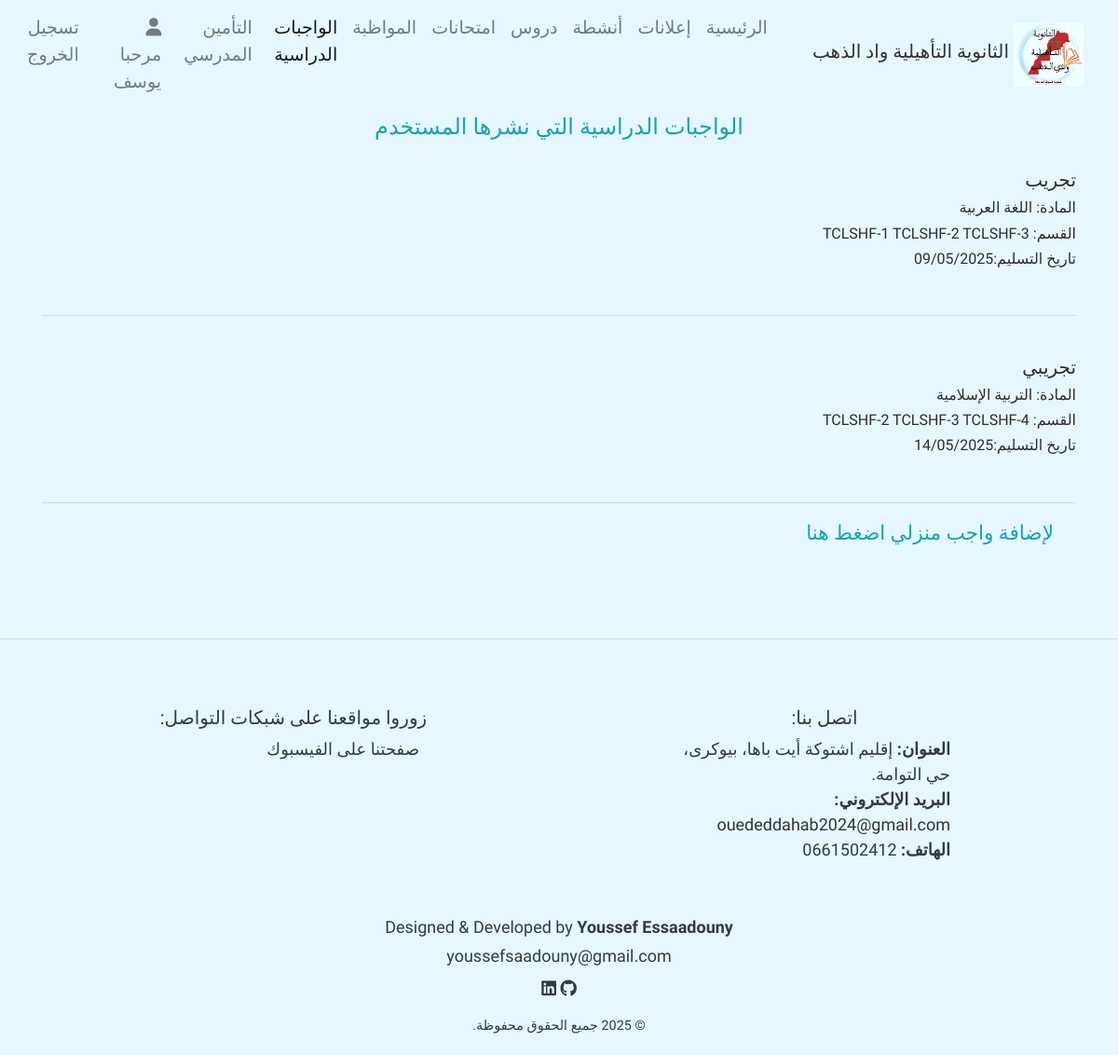
Page /UserHomeWorkList/ (signed in) on the committed database.
### home/models.py (models this page shows, shortened)
class UserProfile(models.Model):
    user = models.ForeignKey(User, on_delete = models.CASCADE)
    firstname = models.CharField(max_length = 100)
    lastname = models.CharField(max_length = 100)
    User_Type = models.CharField(max_length = 100, null = True, blank = True)
    email = models.EmailField(null = True, blank=  True)

class HomeWork(models.Model):
    user = models.ForeignKey(UserProfile, on_delete = models.CASCADE, null = True, blank = True)
    title = models.CharField(max_length = 100, null = True)
    material =  models.ForeignKey(Subject, on_delete = models.CASCADE, null = True)
    content = models.TextField()
    section =  models.ManyToManyField(Section)
    lastDate = models.DateField(null = True)

class Subject(models.Model):
    name = models.CharField(max_length = 100)

class Section(models.Model):
    name = models.CharField(max_length = 50)
    subjects = models.ManyToManyField(Subject, related_name= 'sections' )

### home/decorator.py (the view)
        def wrapper_funct(request, *args, **kwargs):
            group = None
            if request.user.groups.exists():
                group = request.user.groups.values_list('name', flat = True)
                if any(g in allowed_roles for g in group) :
                    return view_func(request, *args, **kwargs)
            else:
                return HttpResponse('أنت غير مؤهل لزيارة هذه الصفحة.')

### home/decorator.py (called while the page is built)
def allowed_user(allowed_roles = []):
    def decorator(view_func):
        def wrapper_funct(request, *args, **kwargs):
            group = None
            if request.user.groups.exists():
                group = request.user.groups.values_list('name', flat = True)
                if any(g in allowed_roles for g in group) :
                    return view_func(request, *args, **kwargs)
            else:
                return HttpResponse('أنت غير مؤهل لزيارة هذه الصفحة.')
        return wrapper_funct
    return decorator

### home/views.py (called while the page is built)
@allowed_user(allowed_roles=['admin', 'teacher'])
def UserHomeWorkList(request):
    message = None
    user = request.user
    user_info = UserProfile.objects.get(user = user)
    homework = None
    try:
        homework = HomeWork.objects.filter(user = user_info)
        if not homework.exists():
            message = 'لم يتم وضع واجبات دراسية من قبل هذا المستخدم.'
    except Exception as e:
        print(f'The exception is {e}')
        message = 'حدث خطأ غير متوقع.'
    context = {
    'homework': homework,
    'user_info' : user_info,
    'message' : message
        }
    return render (request, 'pages/homework/UserHomeWorkList.html', context)

### templates/pages/homework/UserHomeWorkList.html (shortened to what this page needs)
{% extends "base.html" %}
{% block content %}
<div class="container ">
    <center class="text-info" style="font-size: x-large;">الواجبات الدراسية التي نشرها المستخدم</center>
    {% if homework %}
        {% for h in homework %}
            <br>
            <h5><a style="color: inherit;" href="{% url 'HomeWorkView' h.id %}">{{h.title}}</a></h5>
            <h6>
               المادة: {{h.material.name}}
            </h6>
            <h6>
               القسم:
               {% for s in h.section.all %}
               {{s.name}}
               {% endfor %}
            </h6>
            <h6>
               تاريخ التسليم:{{h.lastDate|date:"d/m/Y"}}
            </h6>
            <br>
            <hr>
        {% endfor %}
    {% else %}
        <center>
            <div class="alert alert-{{ message.tags }}">{{ message }}</div>
        </center>
    {% endif %}
    {% if 'admin' in request.user.groups.all|join:", " or 'teacher' in request.user.groups.all|join:"," %}
        <a href="{% url 'homeWork' %}" class="text-info m-4" style="font-size:larger">لإضافة واجب منزلي اضغط هنا </a>
    {% endif  %}
</div>
{% endblock %}

### templates/parts/navbar.html (shortened to what this page needs)
 {% load static %}
 <nav class="navbar navbar-expand-lg navbar-light " style="font-size:medium; font-weight:normal; text-align: right" dir="rtl">
        <a href="/" class="navbar-brand text-center d-flex align-items-center">
            <img src="{% static 'photos/oued-eddahab.jpg' %}" alt="شعار الثانوية التأهيلية واد الذهب  ">
            <h5>الثانوية التأهيلية واد الذهب  </h5>
        </a>
        <div id="navbarContent" class="collapse navbar-collapse justify-content-center">
            <ul class="navbar-nav" style="border-radius:2px; color:#f8f9fa">
                <li class="nav-item {% if request.path == '/' %} active {% endif %} "><a href="/" class="nav-link">  الرئيسية</a></li>
                <li class="nav-item {% if request.resolver_match.url_name == 'announce' or request.resolver_match.url_name == 'add_announce' %} active {% endif %}"><a href="{% url 'announce' %}" class="nav-link">إعلانات</a></li>
                <li class="nav-item {% if request.resolver_match.url_name == 'ShowActivities' or request.resolver_match.url_name == 'add_activity' %} active {% endif %}"><a href="{% url 'ShowActivities' %}" class="nav-link">أنشطة</a></li>
                <li class="nav-item   "><a href=" {% if 'admin' in request.user.groups.all|join:',' or 'teacher' in request.user.groups.all|join:',' or 'general_surveillance' in request.user.groups.all|join:','  %} {% url 'UserCourseList' %} {% else %} {% url 'course_res' %} {% endif %} " class="nav-link">دروس</a></li>
                <li class="nav-item "><a href="{% url 'exams' %}" class="nav-link">امتحانات</a></li>
                {% if 'admin' in request.user.groups.all|join:", " or 'general_surveillance' in request.user.groups.all|join:", " %}
                <li class="nav-item "><a href="{% url 'classes' %}" class="nav-link seasonsDropdown"> المواظبة </a></li>
                {% endif %}
                {% if 'admin' in request.user.groups.all|join:", " or 'teacher' in request.user.groups.all|join:", "  or 'student' in request.user.groups.all|join:", " %}
                <li class="nav-item {% if request.resolver_match.url_name == 'homeWork' or request.resolver_match.url_name == 'UserHomeWorkList' or request.resolver_match.url_name == 'HomeWorkView' %} active {% endif %}"><a href=" {% if 'student' in request.user.groups.all|join:',' %} {% url 'homeWork' %} {% else %} {% url 'UserHomeWorkList' %} {% endif %} " class="nav-link seasonsDropdown"> الواجبات الدراسية</a></li>
                {% endif %}
                {% if 'bursar' in request.user.groups.all|join:", "  %}
                <li class="nav-item {% if request.path == '/add_insurance/' %} active {% endif %}"><a href="{% url 'add_insurance' %}" class="nav-link seasonsDropdown">  التأمين المدرسي</a></li>
                {% endif %}
                {% url 'password_change' as p %}
                {% url 'password_change_done' as d %}
                <li class="nav-item mx-2 {% if request.path == '/UserInfo/' %} active {% endif %}"><a href="{% url 'UserInfo' %}" class="nav-link user" >{% if request.path != p and request.path != d %} <i class="fas fa-user "></i>  مرحبا  {{user_info.firstname}} {% endif %}</a></li>
                <li class="nav-item "><a href="{% url 'signout' %}" class="nav-link out"> تسجيل الخروج  </a></li>
            </ul>
        </div>
    </nav>

### LC_tassegdelt/static/css/style.css (style rules this page uses)
body { background: #e6f7ff; color: #2f2d2d; position: relative; font-size: large; font-family: 'Tajawal' , 'Gupter', 'Marhey', sans-serif !important; direction: rtl; text-align: right; text-align: justify; }
.navbar-brand { display: flex; align-items: center; justify-content: center; }
.navbar-brand img { max-width: 75px; margin: 5px; border-radius: 2px; }
.navbar-brand h5 { color: #333333; font-family: 'Reem Kufi Fun'; }
.nav-link, .nav-link:visited { font-size: larger; color: #f8f9fa; }
.nav-item { font-family: 'Reem Kufi Fun'; }
@media (min-width: 576px) { .navbar-brand { flex-direction: row; } }
@media (min-width: 576px) { .navbar-brand img { max-width: 75px; margin: 5px; } }

### rows in the picture
UserProfile: firstname "يوسف"
HomeWork: title "تجريب", material.name "اللغة العربية", lastDate "09/05/2025"
Section: name "TCLSHF-1"
Section: name "TCLSHF-2"
Section: name "TCLSHF-3"
HomeWork: title "تجريبي", material.name "التربية الإسلامية", lastDate "14/05/2025"
Section: name "TCLSHF-4"
